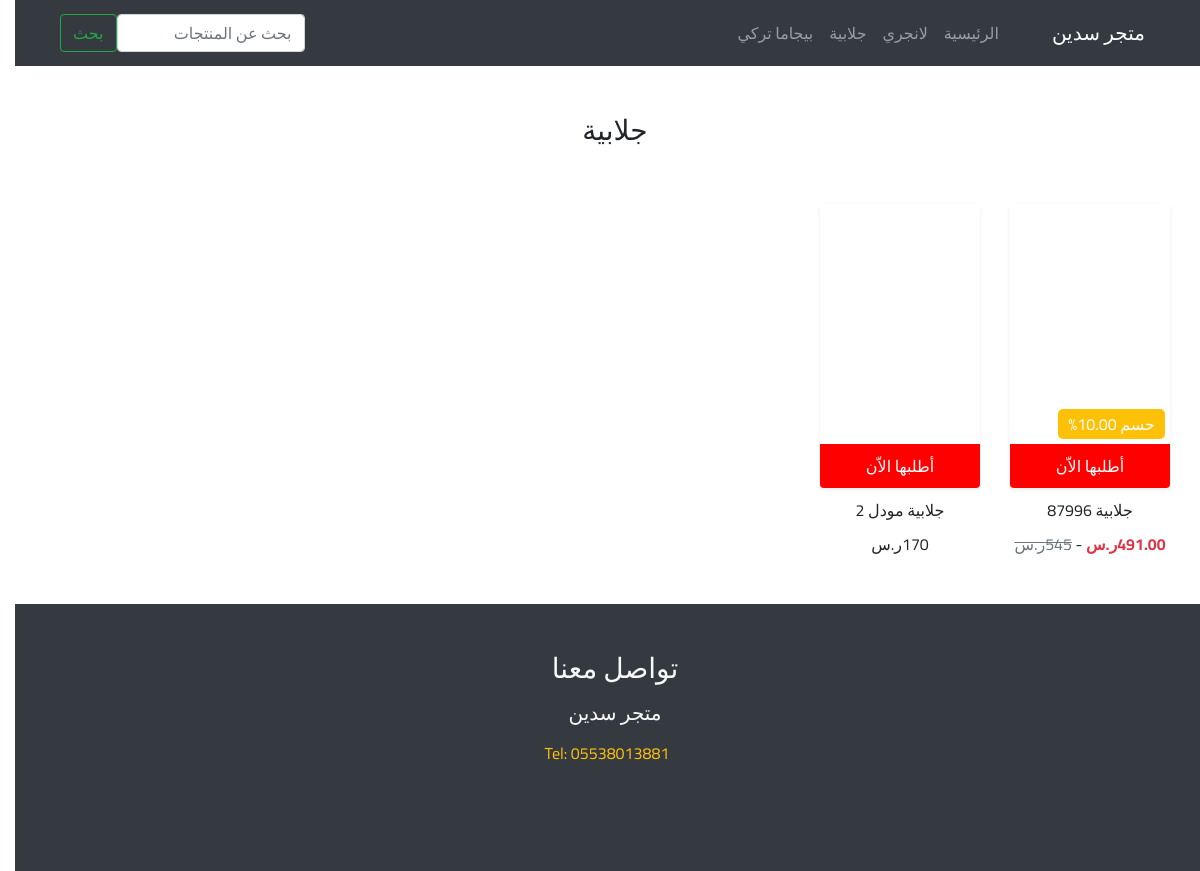
Screenshot of /home/4 with the database file from the repository.
### store/models.py (models this page shows, shortened)
class Category(models.Model):
    title = models.CharField(max_length=150)
    slug = models.SlugField(max_length=100, blank=True, null=True)
    def __str__(self):
        return self.title

class Product(models.Model):
    category = models.ForeignKey('Category', on_delete=models.CASCADE)
    title = models.CharField(max_length=150)
    price = models.IntegerField(default=170)
    img = models.ImageField(upload_to = 'images', blank=True, null=True)

class Discount(models.Model):
    product = models.ForeignKey(Product, on_delete=models.CASCADE)
    title = models.CharField(max_length=150)
    percentage = models.DecimalField(max_digits=19, decimal_places=2)
    date = models.DateField(auto_now=False, auto_now_add=False)

### store/views.py (the view)
# urls.py: path('home/<category_id>', views.category_list, name='category_list'),
def category_list(request, category_id ):
    categorys = Category.objects.all()
    title = get_object_or_404(Category,pk=category_id)
    query_list = Product.objects.filter(category_id=category_id)
    query = request.GET.get("q")
    if query:
        query_list = query_list.filter(title__icontains=query)
    return render(request, 'store/category-list.html', {'title': title, 'products': query_list, 'categorys': categorys })

### store/templates/store/category-list.html (shortened to what this page needs)
{% extends "base.html" %}
{% load static %}
{% block search %}
<form class="form-inline mr-auto" method="GET">
    <input class="form-control mr-sm-2" name="q" type="search" placeholder="بحث عن المنتجات" aria-label="Search" value="{{ request.GET.q }}">
    <button class="btn btn-outline-success my-2 my-sm-0" type="submit">بحث</button>
</form>
{% endblock %}
{% block content %}
<h3 class="text-center mt-5"> {{ title }}</h3>
<div class="row">
    {% for product in products %}
    <div class="card-product-perant col-lg-2 col-md-3 col-sm-6 col-6 mt-3 mt-lg-5">
        <div class="card-product">
            <div class="overlaye rounded shadow-sm">
                <div class="card-product-image " style="background-image: url('http://192.168.1.114:8000{{ product.img.url }}')">
                    {% if product.discount_set.first %}
                    <span class="discount">حسم {{ product.discount_set.first.percentage }}%</span>
                    {% endif %}
                </div>
                <a href="{% url 'order_form' product.id %}" class="link-buy">أطلبها الاّن</a>
            </div>
            <p>{{ product.title }}</p>
            {% if product.discount_set.first %}
            <p class="price-discount"><span class="new-price  text-danger font-weight-bold">{{ product.discount_set.first.percentage }}ر.س</span> - <span class="price text-secondary" style="text-decoration: line-through;">{{ product.price }}ر.س</span> </p>
            {% else %}
            <p><span>{{ product.price }}ر.س</span></p>
            {% endif %}
        </div>
    </div>
    {% endfor %}
</div>
{% endblock %}

### store/templates/base.html (shortened to what this page needs)
{% load static %}
<!DOCTYPE html>
<html lang="ar">
    <head>
        <link rel="stylesheet" href="{% static 'store/css/bootstrap.min.css' %}">
        <link rel="stylesheet" href="{% static 'store/css/fontawesome-all.min.css' %}">
        <link rel="stylesheet" href="{% static 'store/css/image-picker.css' %}">
        <link rel="stylesheet" href="{% static 'store/css/main.css' %}">
    </head>
    <body>
        <nav class="navbar navbar-expand-lg navbar-dark bg-dark">
            <div class="container">
                <a class="navbar-brand" href="{% url 'home_view' %}"><span><i class="fas fa-store"></i></span> متجر سدين </a>
                <br>
                <div class="collapse navbar-collapse" id="navbarNav">
                    <ul class="navbar-nav">
                    <li class="nav-item">
                        <a class="nav-link" href="http://192.168.1.114:8000/">الرئيسية <span class="sr-only">(current)</span></a>
                    </li>
                    {% if user.is_authenticated %}
                    <li class="nav-item dropdown">
                            <a class="nav-link dropdown-toggle" href="#" id="navbarDropdownMenuLink" role="button" data-toggle="dropdown" aria-haspopup="true" aria-expanded="false">
                              ادارة الموقع
                            </a>
                            <div class="dropdown-menu" aria-labelledby="navbarDropdownMenuLink">
                                <a class="dropdown-item" href="{% url 'control_home' %}">لوحة التحكم</a>
                                <a class="dropdown-item" href="{% url 'logout' %}">تسجيل الخروج</a>
                            </div>
                    </li>
                    {% else %}
                    {% for category in categorys %}
                    <li class="nav-item">
                        <a class="nav-link" href="{% url 'category_list' category.id %}">{{category}}</a>
                    </li>
                    {% endfor %}
                    {% endif %}
                    </ul>
                    {% block search %}
                    {% endblock %}
                </div>
            </div>
        </nav>
        <div class="container">
            {% block content %}
            {% endblock %}
        </div>
        <div class="row text-light bg-dark mt-5 p-5">
                <div class="col-lg-12 col-12 text-center">
                    <div class="contact-me">
                        <h3> تواصل معنا</h3>
                        <h5 class="mt-3">متجر سدين</h5>
                        <p class="mt-3 text-warning"><span><i class="fas fa-phone"></i></span> Tel: 05538013881 </p>
                        <div class="soical-mediar row mt-3">
                            <div class="col-6  col-lg-3 m-auto">
                                <div class="row">
                                    <h3 class="col-4">
                                        <a href="https://twitter.com/">
                                        <i class="fab fa-twitter" style="color: #55acee"></i>
                                        </a>
                                    </h3>
                                    <h3 class="col-4">
                                        <a href="">
                                        <i class="fab fa-facebook-square "style="color: #fff"></i>
                                        </a>
                                    </h3>
                                    <h3 class="col-4 ">
                                        <a href="">
                                        <i class="fab fa-instagram" style="color: #e4405f"></i>
                                        </a>
                                    </h3>
                                </div>
                            </div>
                        </div>
                    </div>
                </div>
            </div>
    </body>
</html>

### store/static/store/css/main.css (style rules this page uses)
html, body { direction: rtl; font-family: 'Cairo', sans-serif; text-align: right; }
button, input, optgroup, select, textarea { font-family: 'Cairo', sans-serif; }
nav .navbar-brand { text-align: center; margin: 5px; }
.overlaye, .shadow { overflow: hidden; -webkit-box-shadow: 4px 4px 11px -3px rgba(0,0,0,0.45); -moz-box-shadow: 4px 4px 11px -3px rgba(0,0,0,0.45); box-shadow: 4px 4px 11px -3px rgba(0,0,0,0.45); }
.card-product-image { width: 100%; background-size: cover; background-repeat: no-repeat; background-position: left; position: relative; -webkit-animation-name: moverImage; -webkit-animation-duration: 16s; animation-name: moverImage; animation-duration: 16s; animation-iteration-count: infinite; }
.card-product-image:before { content: ""; display: block; padding-top: 150%; }
.discount { position: absolute; display: block; color: #fff; bottom: 5px; text-align: center; background: #ffc107; right: 5px; padding: 3px 10px; border-radius: 5px; }
.link-buy { width: 100%; padding: 10px; background: red; display: block; text-align: center; color: #fff; }
.card-product p { text-align: center; padding-top: 10px; margin: 0 }

### rows the page displays
Category: title "لانجري"
Category: title "جلابية"
Category: title "بيجاما تركي"
Product: discount_set.first.percentage "10.00", title "جلابية 87996", price "545"
Product: price "170"
